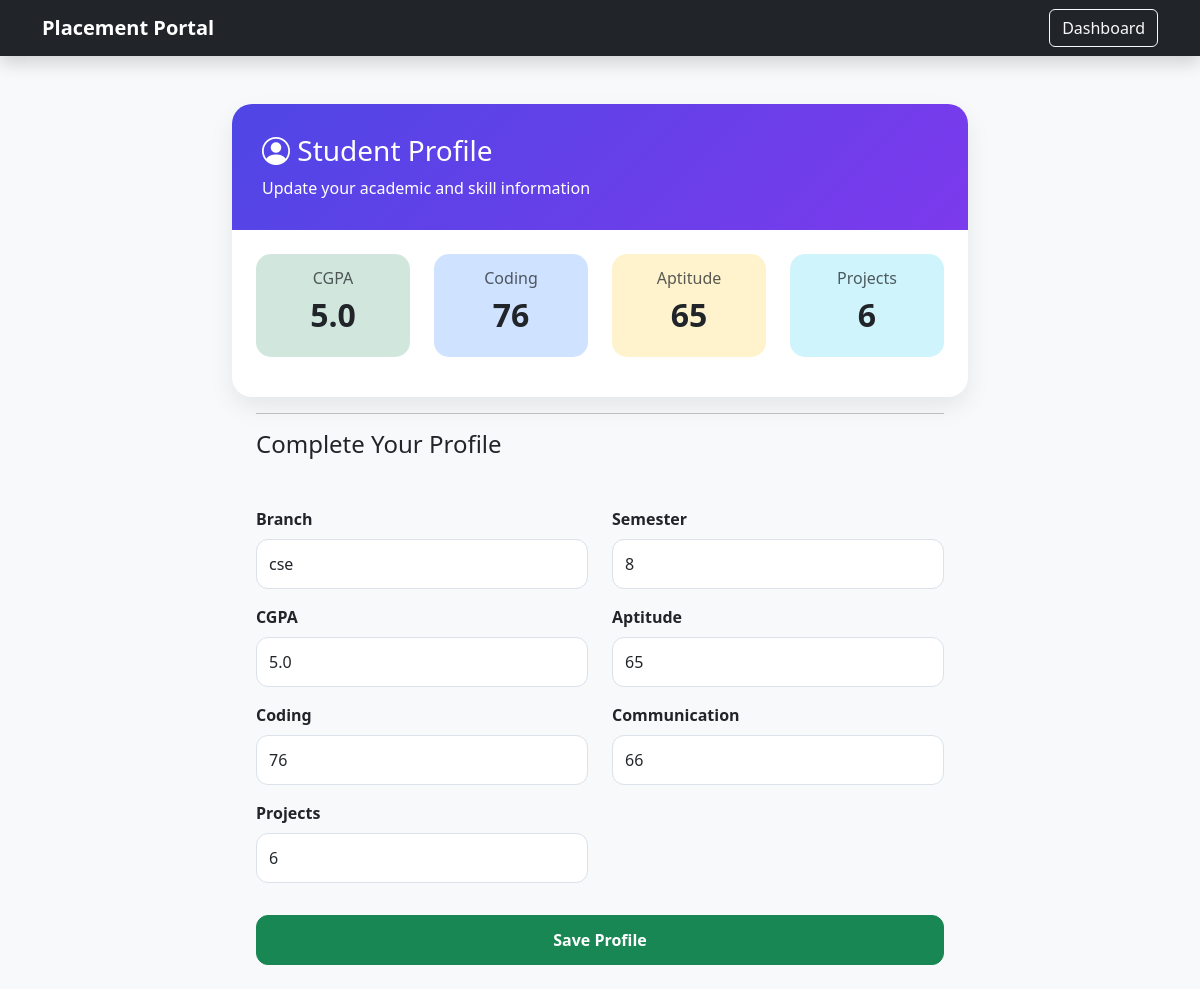
Screenshot of /profile/ (signed in) with the database file from the repository.
### students/models.py (models this page shows, shortened)
class Student(models.Model):
    user = models.OneToOneField(
        User,
        on_delete=models.CASCADE,
        null=True,
        blank=True
    )
    name = models.CharField(max_length=100)
    email = models.EmailField(unique=True)
    branch = models.CharField(max_length=50, blank=True)
    semester = models.IntegerField(default=0)
    cgpa = models.FloatField(default=0)
    aptitude = models.IntegerField(default=0)
    coding = models.IntegerField(default=0)
    communication = models.IntegerField(default=0)
    projects = models.IntegerField(default=0)

### students/views.py (the view)
# urls.py: path('profile/', views.profile, name='profile'),
def profile(request):
    student = Student.objects.filter(
        user=request.user
    ).first()
    if request.method == 'POST':
        form = StudentProfileForm(
            request.POST,
            instance=student
        )
        if form.is_valid():
            profile = form.save(commit=False)
            profile.user = request.user
            profile.save()
            messages.success(
                request,
                "Profile updated successfully!"
)
        return redirect('/predict/')
    else:
        form = StudentProfileForm(
            instance=student
        )
    return render(
        request,
        'profile.html',
        {
            'form': form,
            'student': student
        }
    )

### templates/profile.html (shortened to what this page needs)
<!DOCTYPE html>
<html>
<head>
<link href="https://cdn.jsdelivr.net/npm/bootstrap@5.3.3/dist/css/bootstrap.min.css"
      rel="stylesheet">
<link rel="stylesheet"
href="https://cdn.jsdelivr.net/npm/bootstrap-icons@1.11.3/font/bootstrap-icons.min.css">
</head>
<body class="bg-light">
<nav class="navbar navbar-dark bg-dark shadow">
    <div class="container">
        <a class="navbar-brand fw-bold"
           href="/dashboard/">
            Placement Portal
        </a>
        <a href="/dashboard/"
           class="btn btn-outline-light">
            Dashboard
        </a>
    </div>
</nav>
<div class="container mt-5">
    <div class="row justify-content-center">
        <div class="col-lg-8">
            <div class="profile-card">
                <div class="profile-header">
                    <h3 class="mb-0">
    <i class="bi bi-person-circle"></i>
    Student Profile
</h3>
<p class="mb-0 mt-2">
    Update your academic and skill information
</p>
                </div>
<div class="row text-center p-4">
    <div class="col-md-3 mb-3">
        <div class="card summary-card border-0 bg-success-subtle">
           <div class="card-body">
    <h6 class="text-muted">CGPA</h6>
    <h3 class="fw-bold">{{ student.cgpa }}</h3>
</div>
        </div>
    </div>
    <div class="col-md-3 mb-3">
        <div class="card summary-card border-0 bg-primary-subtle">
            <div class="card-body">
                <h6 class="text-muted">Coding</h6>
                <h3 class="fw-bold">{{ student.coding }}</h3>
            </div>
        </div>
    </div>
    <div class="col-md-3 mb-3">
        <div class="card summary-card border-0 bg-warning-subtle">
            <div class="card-body">
                <h6 class="text-muted">Aptitude</h6>
                <h3 class="fw-bold">{{ student.aptitude }}</h3>
            </div>
        </div>
    </div>
    <div class="col-md-3 mb-3">
        <div class="card summary-card border-0 bg-info-subtle">
            <div class="card-body">
                <h6 class="text-muted">Projects</h6>
                <h3 class="fw-bold">{{ student.projects }}</h3>
            </div>
        </div>
    </div>
</div>
</div>
 <hr class="mx-4">
<div class="px-4">
    <h4 class="mb-4">
        Complete Your Profile
    </h4>
</div>
                <div class="card-body p-4">
                 <form method="POST">
    <div class="row">
        <div class="col-md-6 mb-3">
            <label class="form-label fw-semibold">
                Branch
            </label>
            {{ form.branch }}
        </div>
        <div class="col-md-6 mb-3">
            <label class="form-label fw-semibold">
                Semester
            </label>
            {{ form.semester }}
        </div>
        <div class="col-md-6 mb-3">
            <label class="form-label fw-semibold">
                CGPA
            </label>
            {{ form.cgpa }}
        </div>
        <div class="col-md-6 mb-3">
            <label class="form-label fw-semibold">
                Aptitude
            </label>
            {{ form.aptitude }}
        </div>
        <div class="col-md-6 mb-3">
            <label class="form-label fw-semibold">
                Coding
            </label>
            {{ form.coding }}
        </div>
        <div class="col-md-6 mb-3">
            <label class="form-label fw-semibold">
                Communication
            </label>
            {{ form.communication }}
        </div>
        <div class="col-md-6 mb-3">
            <label class="form-label fw-semibold">
                Projects
            </label>
            {{ form.projects }}
        </div>
    </div>
    <button
        type="submit"
        class="btn btn-success save-btn w-100 mt-3">
        Save Profile
    </button>
</form>
                </div>
            </div>
        </div>
    </div>
</body>
</html>

### templates/profile.html (style rules this page uses)
body { background:#f5f7fb; }
.profile-card { background:white; border:none; border-radius:20px; box-shadow:0 10px 25px rgba(0,0,0,0.08); }
.profile-header { background:linear-gradient( 135deg, #4f46e5, #7c3aed ); color:white; padding:30px; border-radius:20px 20px 0 0; }
.form-control, .form-select { border-radius:12px; padding:12px; border:1px solid #dbe2ea; }
.save-btn { border-radius:12px; padding:12px; font-weight:600; }
.summary-card { border:none; border-radius:15px; transition:0.3s; }
.summary-card h3 { margin-top:8px; font-weight:700; }
.summary-card .card-body { padding:15px; }
.summary-card h3 { font-size:2rem; }

### rows the page displays
Student: cgpa "5.0", coding "76", aptitude "65", projects "6", branch "cse", semester "8", communication "66"
